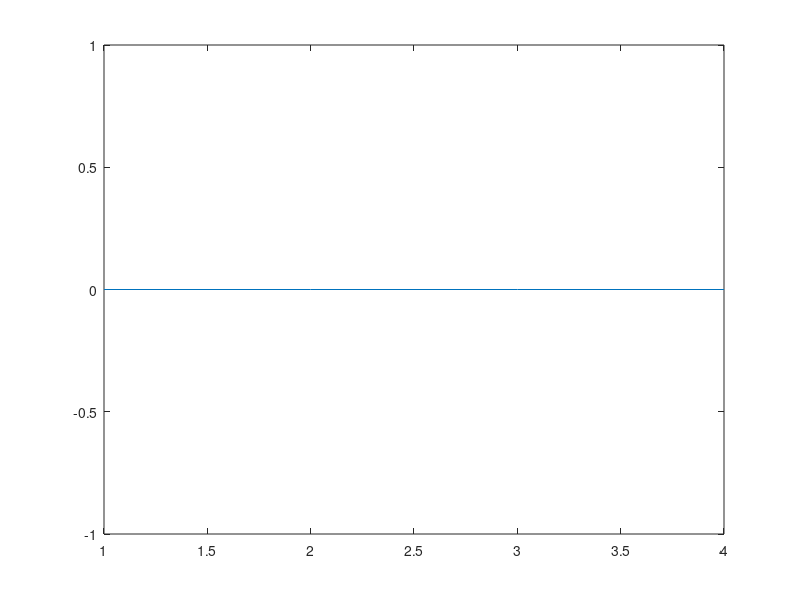

MATLAB code to generate this figure:
clc; clear; close all;
x = [-1 -1 1 1; -1 1 -1 1]; %Inputs
y = [-1 1 1 -1]; %Target outputs
w1 = [0.1 -0.1; -0.1 0.1]; %weights b/w input and hidden layer
b1 = [-0.1; -0.1]; %bias b/w input and hidden layer
w2 = [0.1 0.1]; %weights b/w hidden and output layer
b2 = 0.1; %bias b/w hidden and output layer

theta = 0; %Threshold
for i=1:size(x,2)
    a1=w1*x(:,i)+b1;
    h1=2*(a1>=theta)-1;
    a2=w2*h1+b2;
    h2=2*(a2>=theta)-1;
    e(i)=y(i)-h2;
end
plot(e);

